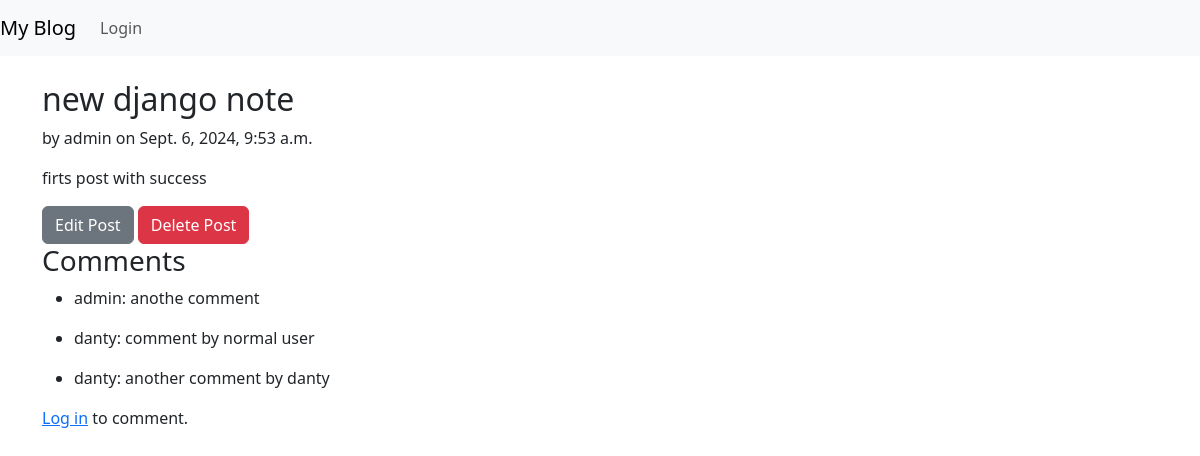
Screenshot of /post/3/ with the database file from the repository.
### blog/models.py (models this page shows, shortened)
class Post(models.Model):
    title = models.CharField(max_length=200)
    content = models.TextField()
    author = models.ForeignKey(User, on_delete=models.CASCADE)
    created_at = models.DateTimeField(default=timezone.now)
    updated_at = models.DateTimeField(auto_now=True)

class Comment(models.Model):
    post = models.ForeignKey(Post, related_name='comments', on_delete=models.CASCADE)
    author = models.ForeignKey(User, on_delete = models.CASCADE)
    content = models.TextField()
    created_at = models.DateTimeField(default=timezone.now)

### blog/views.py (the view)
# urls.py: path('post/<int:pk>/', views.post_detail, name='post_detail'),
def post_detail(request, pk):
    post = get_object_or_404(Post, pk=pk)
    comments = post.comments.all()
    if request.method == 'POST':
        comment_form = CommentForm(request.POST)
        if comment_form.is_valid():
            comment = comment_form.save(commit=False)
            comment.author = request.user
            comment.post = post
            comment.save()
            return redirect('post_detail', pk=post.pk)
    else:
        comment_form = CommentForm()
    return render(request, 'blog/post_detail.html', {'post': post, 'comments': comments, 'comment_form': comment_form})

### blog/templates/blog/post_detail.html (shortened to what this page needs)
{% extends 'base.html' %}
{% block content %}
<h2>{{ post.title }}</h2>
<p>by {{ post.author }} on {{ post.created_at }}</p>
<p>{{ post.content }}</p>
<a href="{% url 'post_edit' pk=post.pk %}" class="btn btn-secondary">Edit Post</a>
<form action="{% url 'post_delete' pk=post.pk %}" method="POST" style="display:inline;">
    <button type="submit" class="btn btn-danger">Delete Post</button>
</form>
<h3>Comments</h3>
<ul>
    {% for comment in comments %}
    <li>
        <p>{{ comment.author }}: {{ comment.content }}</p>
    </li>
    {% endfor %}
</ul>
{% if user.is_authenticated %}
<form method="POST">
    {% csrf_token %}
    {{ comment_form.as_p }}
    <button type="submit" class="btn btn-primary">Add Comment</button>
</form>
{% else %}
<p><a href="{% url 'login' %}">Log in</a> to comment.</p>
{% endif %}
{% endblock %}

### rows the page displays
Post: title "new django note", author "admin", created_at "Sept. 6, 2024, 9:53 a.m.", content "firts post with success"
Comment: author "admin", content "anothe comment"
Comment: author "danty", content "comment by normal user"
Comment: author "danty", content "another comment by danty"
